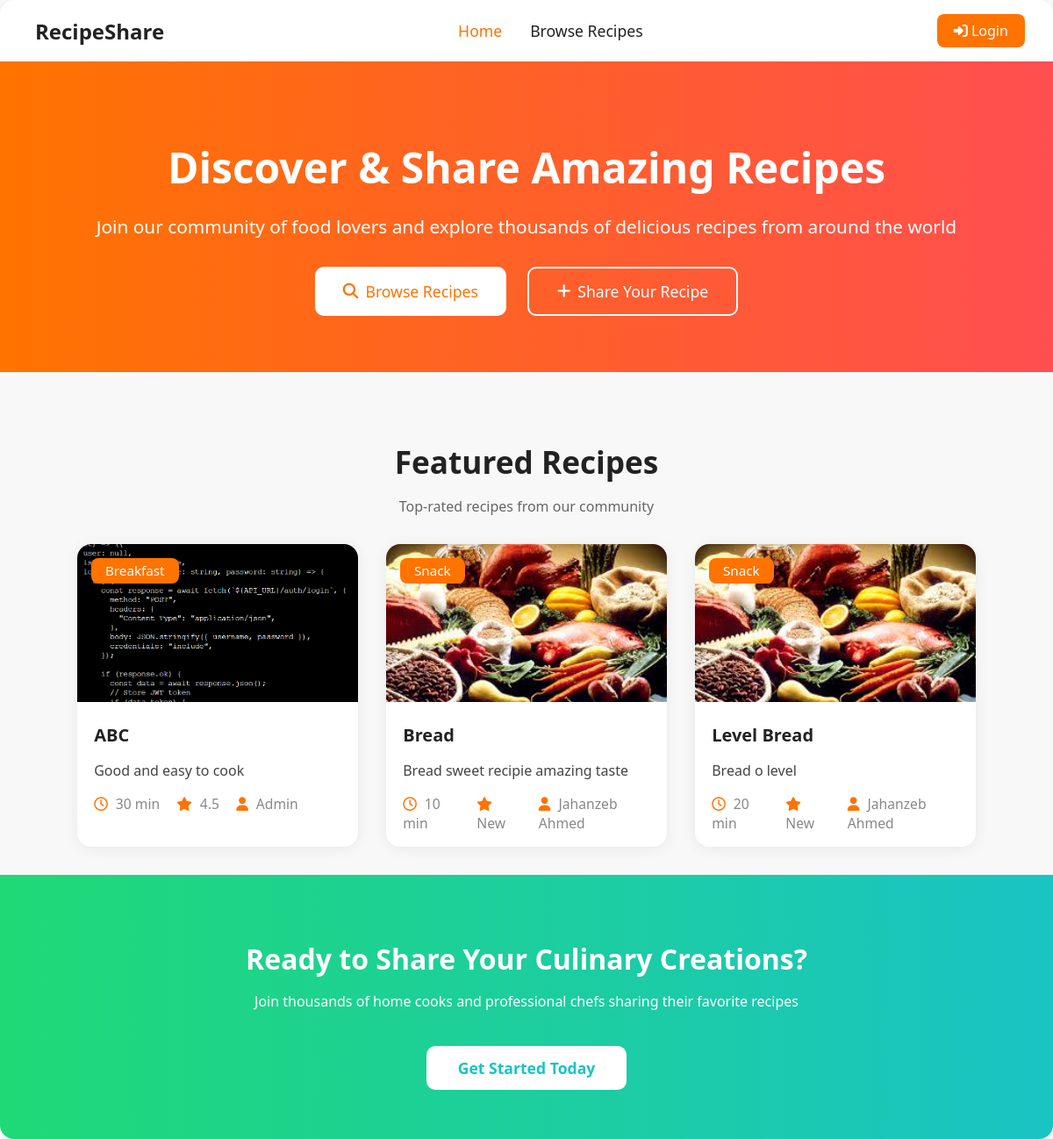
The page / on the database its author committed.
### models.py (models this page shows)
class Recipe(db.Model):
    id = db.Column(db.Integer, primary_key=True)
    title = db.Column(db.String(200), nullable=False)
    description = db.Column(db.Text, nullable=False)
    ingredients = db.Column(db.Text, nullable=False)
    steps = db.Column(db.Text, nullable=False)
    category = db.Column(db.String(50))
    cooking_time = db.Column(db.Integer)
    image_url = db.Column(db.String(300))
    user_id = db.Column(db.Integer, db.ForeignKey('user.id'))
    user = db.relationship('User', backref='recipes')
    approved = db.Column(db.Boolean, default=False)
    dietary_preference = db.Column(db.String(20))
    popularity = db.Column(db.Integer, default=0)
    created_at = db.Column(db.DateTime, default=datetime.utcnow)
    is_published = db.Column(db.Boolean, default=True)
    is_reported = db.Column(db.Boolean, default=False)

class User(db.Model):
    id = db.Column(db.Integer, primary_key=True)
    email = db.Column(db.String(120), unique=True, nullable=False)
    password = db.Column(db.String(200), nullable=False)
    role = db.Column(db.String(10), default='User')
    name = db.Column(db.String(100))
    blocked = db.Column(db.Boolean, default=False)

### app.py (the view)
@app.route('/')
def home():
    featured_recipes = db.session.query(Recipe)\
        .join(Review, Recipe.id == Review.recipe_id, isouter=True)\
        .filter(Recipe.is_published == True, Recipe.approved == True)\
        .group_by(Recipe.id)\
        .order_by(db.func.avg(Review.rating).desc().nullslast(), Recipe.popularity.desc())\
        .limit(6).all()
    recipe_list = []
    for recipe in featured_recipes:
        reviews = Review.query.filter_by(recipe_id=recipe.id, approved=True).all()
        avg_rating = round(sum(r.rating for r in reviews) / len(reviews), 1) if reviews else 0
        author = User.query.get(recipe.user_id)
        recipe_list.append({
            'id': recipe.id,
            'title': recipe.title,
            'description': recipe.description,
            'category': recipe.category,
            'cooking_time': recipe.cooking_time,
            'image_url': recipe.image_url,
            'avg_rating': avg_rating,
            'author_name': author.name if author else 'Unknown'
        })
    return render_template('index.html', featured_recipes=recipe_list)

### app.py (called while the page is built, shortened)
@app.context_processor
def inject_user():
    from flask_jwt_extended import get_jwt_identity
    from datetime import datetime
    context = {
        'logged_in': False,
        'user_name': None,
        'csrf_token': generate_csrf,
        'now': datetime.utcnow(),
        'current_user': None
    }
    return context

### templates/index.html (shortened to what this page needs)
{% extends "base.html" %}
{% block content %}
<section class="hero">
    <h1>Discover & Share Amazing Recipes</h1>
    <p>Join our community of food lovers and explore thousands of delicious recipes from around the world</p>
    <div class="hero-actions">
        <a href="/recipes" class="btn primary"><i class="fa fa-search"></i> Browse Recipes</a>
        <a href="/add-recipe" class="btn secondary"><i class="fa fa-plus"></i> Share Your Recipe</a>
    </div>
</section>
<section class="featured">
    <h2>Featured Recipes</h2>
    <p>Top-rated recipes from our community</p>
    <div class="recipe-cards">
        {% for recipe in featured_recipes %}
        <div class="recipe-card">
            <span class="badge">{{ recipe.category or 'Recipe' }}</span>
            <a href="/recipe/{{ recipe.id }}">
                <img src="{{ recipe.image_url or '/static/default_recipe.jpg' }}" alt="{{ recipe.title }}">
            </a>
            <div class="card-content">
                <h3><a href="/recipe/{{ recipe.id }}">{{ recipe.title }}</a></h3>
                <p>{{ recipe.description[:100] }}{% if recipe.description|length > 100 %}...{% endif %}</p>
                <div class="card-meta">
                    <span><i class="fa-regular fa-clock"></i> {{ recipe.cooking_time or '?' }} min</span>
                    <span><i class="fa fa-star"></i> {{ recipe.avg_rating or 'New' }}</span>
                    <span><i class="fa fa-user"></i> {{ recipe.author_name }}</span>
                </div>
            </div>
        </div>
        {% else %}
        <div class="no-featured">
            <p>No featured recipes available yet. Be the first to share a recipe!</p>
            <a href="/add-recipe" class="btn primary">Share Your Recipe</a>
        </div>
        {% endfor %}
    </div>
</section>
<section class="cta">
    <h2>Ready to Share Your Culinary Creations?</h2>
    <p>Join thousands of home cooks and professional chefs sharing their favorite recipes</p>
    <a href="/register" class="btn cta-btn">Get Started Today</a>
</section>
{% endblock %}

### static/style.css (style rules this page uses)
body { font-family: 'Segoe UI', Arial, sans-serif; margin: 0; padding: 0; background: #f8f8f8; color: #222; }
.hero { background: linear-gradient(90deg, #ff7300 0%, #ff4e50 100%); color: #fff; text-align: center; padding: 3rem 1rem 4rem 1rem; }
.hero h1 { font-size: 3rem; font-weight: bold; margin-bottom: 1rem; }
.hero p { font-size: 1.3rem; margin-bottom: 2rem; }
.hero-actions { display: flex; justify-content: center; gap: 1.5rem; }
.btn { display: inline-flex; align-items: center; gap: 0.5rem; padding: 0.9rem 2rem; border-radius: 10px; font-size: 1.1rem; font-weight: 500; text-decoration: none; border: 2px solid transparent; transition: background 0.2s, color 0.2s, border 0.2s; cursor: pointer; }
.btn.primary { background: #fff; color: #ff7300; border: none; }
.btn.secondary { background: transparent; color: #fff; border: 2px solid #fff; }
.featured { text-align: center; padding: 3rem 1rem 2rem 1rem; }
.featured h2 { font-size: 2.2rem; margin-bottom: 0.5rem; }
.featured p { color: #666; margin-bottom: 2rem; }
.recipe-cards { display: flex; justify-content: center; gap: 2rem; flex-wrap: wrap; }
.recipe-card { background: #fff; border-radius: 16px; box-shadow: 0 2px 16px rgba(0,0,0,0.07); overflow: hidden; width: 320px; text-align: left; position: relative; transition: transform 0.2s, box-shadow 0.2s; }
.recipe-card img { width: 100%; height: 180px; object-fit: cover; }
.badge { position: absolute; top: 16px; left: 16px; background: #ff7300; color: #fff; padding: 0.3rem 1rem; border-radius: 8px; font-size: 0.95rem; font-weight: 500; z-index: 2; }
.card-content { padding: 1.2rem 1.2rem 1rem 1.2rem; }
.card-content h3 { margin: 0 0 0.5rem 0; font-size: 1.25rem; font-weight: 600; }
.card-content p { color: #444; font-size: 1rem; margin-bottom: 1rem; }
.card-meta { display: flex; gap: 1.2rem; color: #888; font-size: 0.98rem; align-items: center; }
.card-meta i { margin-right: 0.3rem; color: #ff7300; }
.cta { background: linear-gradient(90deg, #1fd976 0%, #19c4c4 100%); color: #fff; text-align: center; padding: 3rem 1rem 3.5rem 1rem; border-radius: 0 0 16px 16px; }
.cta h2 { font-size: 2rem; margin-bottom: 1rem; }
.cta-btn { background: #fff; color: #19c4c4; border: none; font-weight: 600; font-size: 1.1rem; padding: 0.8rem 2.2rem; border-radius: 10px; margin-top: 1.5rem; transition: background 0.2s, color 0.2s; text-decoration: none; display: inline-block; }
.recipe-card { position: relative; }
.featured .recipe-card h3 a { color: #222; text-decoration: none; transition: color 0.2s; }
.featured .recipe-card img { transition: transform 0.2s; }

### rows shown on the page
Recipe: category "Breakfast", image_url (picture), title "ABC", description "Good and easy to cook"
User: author_name "Admin"
Recipe: category "Snack", image_url (picture), title "Bread", description "Bread sweet recipie amazing taste"
User: author_name "Jahanzeb Ahmed" "Jahanzeb Ahmed"
Recipe: category "Snack", image_url (picture), title "Level Bread", description "Bread o level"

### other values the page prints
{{ recipe.cooking_time or '?' }} "30" "10" "20"
{{ recipe.avg_rating or 'New' }} "4.5" "New" "New"
